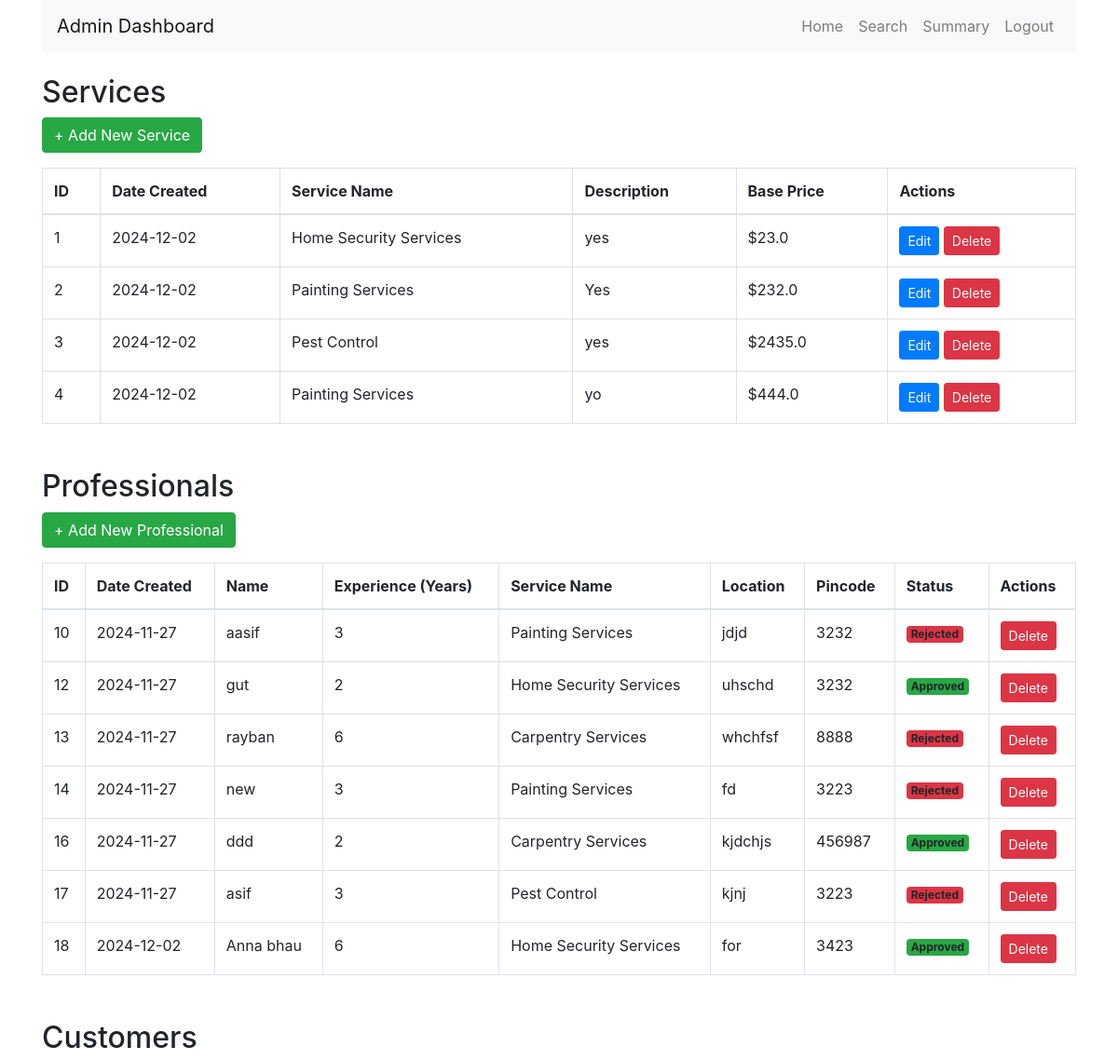
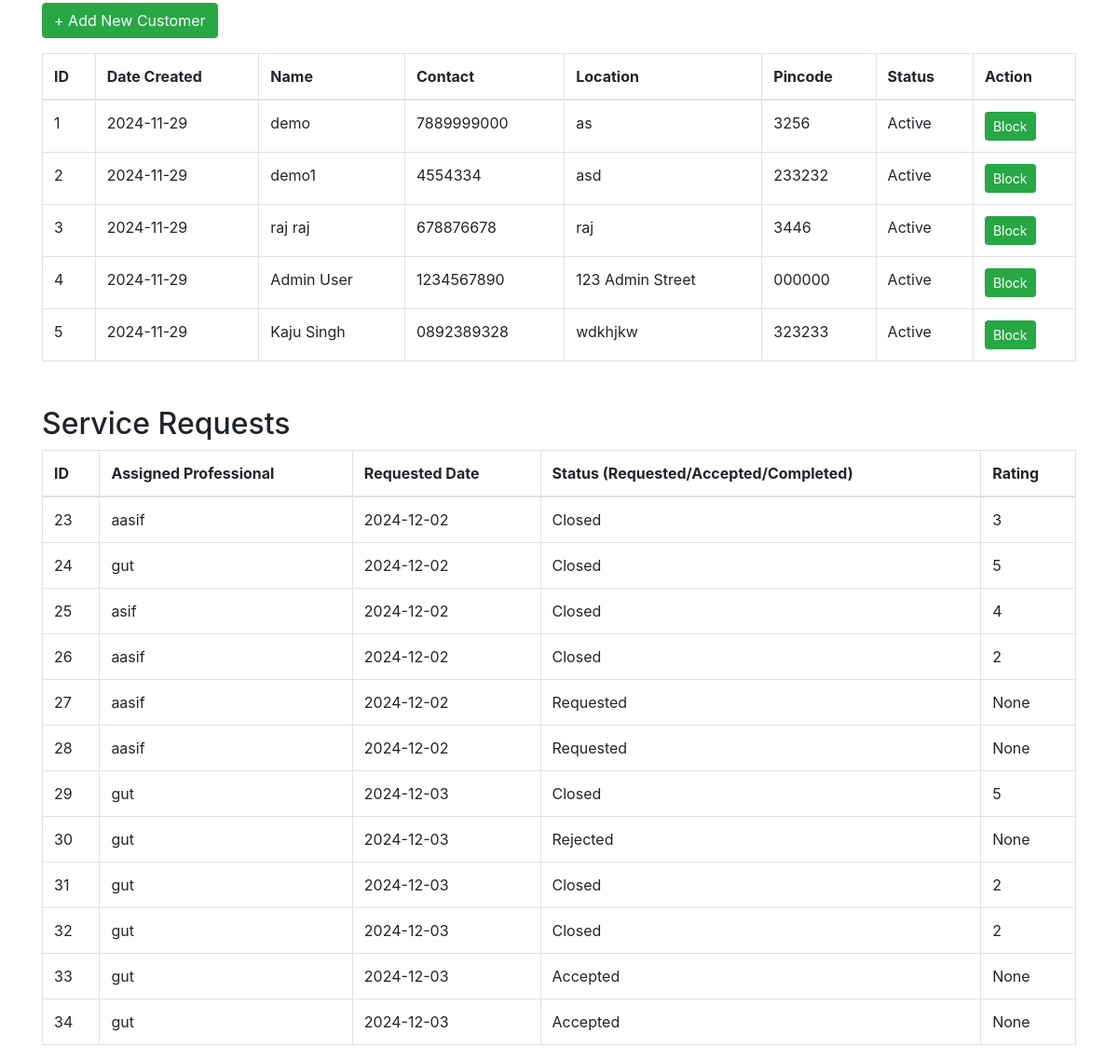
The page /admin on the database its author committed (2 pictures, top to bottom).
### models.py (models this page shows, shortened)
class Service(db.Model):
    __tablename__ = 'service'
    service_id = db.Column(db.Integer, primary_key=True, autoincrement=True, nullable=False)
    user_id = db.Column(db.Integer, db.ForeignKey('users.user_id'), default=1, nullable=True)
    prof_id = db.Column(db.Integer, db.ForeignKey('service_professionals.prof_id'), default=1, nullable=True)
    name = db.Column(db.String(100), nullable=True)
    new_service_name = db.Column(db.String(100), nullable=True)
    description = db.Column(db.Text, nullable=True)
    base_price = db.Column(db.Float, nullable=False)
    date_created = db.Column(db.DateTime, default=datetime.utcnow)
    image = db.Column(db.String(255), nullable=True)

class ServiceProfessional(UserMixin, db.Model):
    __tablename__ = 'service_professionals'
    prof_id = db.Column(db.Integer, primary_key=True, autoincrement=True, nullable=False)  # Auto-increment primary key
    username = db.Column(db.String(255), unique=True, nullable=False)  # Unique username
    password = db.Column(db.String(200), nullable=False)  # Store hashed password
    prof_name = db.Column(db.String(250), nullable=False)  # Name of the professional
    service_type = db.Column(db.String(100), nullable=False)  # Type of service offered
    experience = db.Column(db.String(100), nullable=False)  # Years of experience
    address = db.Column(db.Text, nullable=False)  # Address
    contact = db.Column(db.String(15), nullable=False)  # Contact number
    pincode = db.Column(db.String(10), nullable=False)  # Pincode/ZIP code
    date_created = db.Column(db.DateTime, default=func.now(), nullable=False)  # Automatically set to current timestamp
    status = db.Column(db.Text, default=ProfessionalStatus.PENDING, nullable=False)  # Status stored as text
    role = db.Column(db.String(50), default='service_professional', nullable=False)
    service_requests = db.relationship('ServiceRequest', backref='service_professionals', lazy=True)

class User(UserMixin, db.Model):
    __tablename__ = 'users'
    user_id = db.Column(db.Integer, primary_key=True, autoincrement=True, nullable=False)
    username = db.Column(db.String(255), unique=True, nullable=False)
    password = db.Column(db.String(200), nullable=False)
    user_name = db.Column(db.String(250), nullable=False)
    address = db.Column(db.Text, nullable=False)
    contact = db.Column(db.String(15), nullable=False)
    date_created = db.Column(db.DateTime, default=func.now(), nullable=False)
    pincode = db.Column(db.String(10), nullable=False)
    status = db.Column(db.String(20), default='Active')  # Possible values: 'Active', 'Blocked'
    role = db.Column(db.String(50), nullable=False)

class ServiceRequest(db.Model):
    __tablename__ = 'service_requests'
    req_id = db.Column(db.Integer, primary_key=True, autoincrement=True, nullable=False)
    user_id = db.Column(db.Integer, db.ForeignKey('users.user_id'), nullable=True)
    service_id = db.Column(db.Integer, db.ForeignKey('service.service_id'), nullable=True)
    prof_id = db.Column(db.Integer, db.ForeignKey('service_professionals.prof_id'), nullable=True)
    status = db.Column(db.String(20), default='Requested', nullable=False)
    rating = db.Column(db.Integer)
    remarks = db.Column(db.String(255))
    requested_date = db.Column(db.DateTime, default=datetime.utcnow, nullable=False)
    close_date = db.Column(db.DateTime, default=datetime.utcnow, nullable=False)
    service = db.relationship('Service', backref='requests')
    professional = db.relationship('ServiceProfessional', backref='requests')

### admin_routes.py (the view)
@admin_bp.route('/admin')
def home():
    services = Service.query.all()
    professionals = ServiceProfessional.query.all()
    service_requests = ServiceRequest.query.all()
    customers = User.query.all()
    return render_template('admin_panel/admin_dashboard.html', services=services,
                           professionals=professionals, service_requests=service_requests, customers=customers)

### templates/admin_panel/admin_dashboard.html (shortened to what this page needs)
{% extends "admin_panel/base.html" %}
{% block content %}
<div class="container">
    <nav class="navbar navbar-expand-lg navbar-light bg-light mb-4">
        <a class="navbar-brand" href="#">Admin Dashboard</a>
        <div class="collapse navbar-collapse" id="navbarNav">
            <ul class="navbar-nav ml-auto">
                <li class="nav-item"><a class="nav-link" href="{{ url_for('main.admin_dashboard') }}">Home</a></li>
                <li class="nav-item"><a class="nav-link" href="{{ url_for('admin.search') }}">Search</a></li>
                <li class="nav-item"><a class="nav-link" href="{{ url_for('admin.summary') }}">Summary</a></li>
                <li class="nav-item"><a class="nav-link" href="{{ url_for('auth.logout') }}">Logout</a></li>
            </ul>
        </div>
    </nav>
    <div class="mb-5">
        <h2>Services</h2>
        <a href="{{ url_for('admin.add_service') }}" class="btn btn-success mb-3">+ Add New Service</a>
        <table class="table table-bordered">
            <thead>
                <tr>
                    <th>ID</th>
                    <th>Date Created</th>
                    <th>Service Name</th>
                    <th>Description</th>
                    <th>Base Price</th>
                    <th>Actions</th>
                </tr>
            </thead>
            <tbody>
                {% for service in services %}
                <tr>
                    <td>{{ service.service_id }}</td>
                    <td>{{ service.date_created.strftime('%Y-%m-%d') }}</td>
                    <td>{{ service.name }}</td>
                    <td>{{ service.description }}</td>
                    <td>${{ service.base_price }}</td>
                    <td>
                        <a href="{{ url_for('admin.edit_service', service_id=service.service_id) }}" class="btn btn-primary btn-sm">Edit</a>
                        <a href="{{ url_for('admin.delete_service', service_id=service.service_id) }}" class="btn btn-danger btn-sm">Delete</a>
                    </td>
                </tr>
                {% endfor %}
            </tbody>
        </table>
    </div>
    <div class="mb-5">
        <h2>Professionals</h2>
        <a href="{{ url_for('admin.add_professional') }}" class="btn btn-success mb-3">+ Add New Professional</a>
        <table class="table table-bordered">
            <thead>
                <tr>
                    <th>ID</th>
                    <th>Date Created</th>
                    <th>Name</th>
                    <th>Experience (Years)</th>
                    <th>Service Name</th>
                    <th>Location</th>
                    <th>Pincode</th>
                    <th>Status</th>
                    <th>Actions</th>
                </tr>
            </thead>
            <tbody>
                {% for professional in professionals %}
                <tr>
                    <td>{{ professional.prof_id }}</td>
                    <td>{{ professional.date_created.strftime('%Y-%m-%d') if professional.date_created else 'N/A' }}</td>
                    <td>{{ professional.prof_name }}</td>
                    <td>{{ professional.experience or 'N/A' }}</td>
                    <td>{{ professional.service_type }}</td>
                    <td>{{ professional.address }}</td>
                    <td>{{ professional.pincode }}</td>
                    <td>
                        {% if professional.status == 'PENDING' %}
                            <span class="badge bg-warning">Pending</span>
                        {% elif professional.status == 'APPROVED' %}
                            <span class="badge bg-success">Approved</span>
                        {% elif professional.status == 'REJECTED' %}
                            <span class="badge bg-danger">Rejected</span>
                        {% endif %}
                    </td>
                    <td>
                        <a href="{{ url_for('admin.delete_professional', professional_id=professional.prof_id) }}" class="btn btn-danger btn-sm">Delete</a>
                    </td>
                </tr>
                {% endfor %}
            </tbody>
        </table>
    </div>
    <div class="mb-5">
        <h2>Customers</h2>
        <a href="{{ url_for('admin.add_customer') }}" class="btn btn-success mb-3">+ Add New Customer</a>
        <table class="table table-bordered">
            <thead>
                <tr>
                    <th>ID</th>
                    <th>Date Created</th>
                    <th>Name</th>
                    <th>Contact</th>
                    <th>Location</th>
                    <th>Pincode</th>
                    <th>Status</th>
                    <th>Action</th>
                </tr>
            </thead>
            <tbody>
                {% for customer in customers %}
                <tr>
                    <td>{{ customer.user_id }}</td>
                    <td>{{ customer.date_created.strftime('%Y-%m-%d') if customer.date_created else 'N/A' }}</td>
                    <td>{{ customer.user_name }}</td>
                    <td>{{ customer.contact }}</td>
                    <td>{{ customer.address }}</td>
                    <td>{{ customer.pincode }}</td>
                    <td>{{ customer.status }}</td>
                    <td>
                        {% if customer.status == 'Active' %}
                            <a href="{{ url_for('admin.block_customer', customer_id=customer.user_id) }}" class="btn btn-success btn-sm">Block</a>
                        {% else %}
                            <a href="{{ url_for('admin.unblock_customer', customer_id=customer.user_id) }}" class="btn btn-success btn-sm">Unblock</a>
                        {% endif %}
                    </td>
                </tr>
                {% endfor %}
            </tbody>
        </table>
    </div>
    <div>
        <h2>Service Requests</h2>
        <table class="table table-bordered">
            <thead>
                <tr>
                    <th>ID</th>
                    <th>Assigned Professional</th>
                    <th>Requested Date</th>
                    <th>Status (Requested/Accepted/Completed)</th>
                    <th>Rating</th>
                </tr>
            </thead>
            <tbody>
                {% for request in service_requests %}
                <tr>
                    <td>{{ request.req_id }}</td>
                    <td>{{ request.service_professionals.prof_name }}</td>
                    <td>{{ request.requested_date.strftime('%Y-%m-%d') }}</td>
                    <td>{{ request.status }}</td>
                    <td>{{ request.rating }}</td>
                </tr>
                {% endfor %}
            </tbody>
        </table>
    </div>
</div>
{% endblock %}

### rows shown on the page
Service: service_id "1", date_created "2024-12-02", name "Home Security Services", description "yes", base_price "23.0"
Service: service_id "2", date_created "2024-12-02", name "Painting Services", description "Yes", base_price "232.0"
Service: service_id "3", date_created "2024-12-02", name "Pest Control", description "yes", base_price "2435.0"
Service: service_id "4", date_created "2024-12-02", name "Painting Services", description "yo", base_price "444.0"
ServiceProfessional: prof_id "10", date_created "2024-11-27", prof_name "aasif", experience "3", service_type "Painting Services", address "jdjd", pincode "3232", status "Rejected"
ServiceProfessional: prof_id "12", date_created "2024-11-27", prof_name "gut", experience "2", service_type "Home Security Services", address "uhschd", pincode "3232", status "Approved"
ServiceProfessional: prof_id "13", date_created "2024-11-27", prof_name "rayban", experience "6", service_type "Carpentry Services", address "whchfsf", pincode "8888", status "Rejected"
ServiceProfessional: prof_id "14", date_created "2024-11-27", prof_name "new", experience "3", service_type "Painting Services", address "fd", pincode "3223", status "Rejected"
ServiceProfessional: prof_id "16", date_created "2024-11-27", prof_name "ddd", experience "2", service_type "Carpentry Services", address "kjdchjs", pincode "456987", status "Approved"
ServiceProfessional: prof_id "17", date_created "2024-11-27", prof_name "asif", experience "3", service_type "Pest Control", address "kjnj", pincode "3223", status "Rejected"
ServiceProfessional: prof_id "18", date_created "2024-12-02", prof_name "Anna bhau", experience "6", service_type "Home Security Services", address "for", pincode "3423", status "Approved"
User: user_id "1", date_created "2024-11-29", user_name "demo", contact "7889999000", address "as", pincode "3256", status "Active"
User: user_id "2", date_created "2024-11-29", user_name "demo1", contact "4554334", address "asd", pincode "233232", status "Active"
User: user_id "3", date_created "2024-11-29", user_name "raj raj", contact "678876678", address "raj", pincode "3446", status "Active"
User: user_id "4", date_created "2024-11-29", user_name "Admin User", contact "1234567890", address "123 Admin Street", pincode "000000", status "Active"
User: user_id "5", date_created "2024-11-29", user_name "Kaju Singh", contact "0892389328", address "wdkhjkw", pincode "323233", status "Active"
ServiceRequest: req_id "23", service_professionals.prof_name "aasif", requested_date "2024-12-02", status "Closed", rating "3"
ServiceRequest: req_id "24", service_professionals.prof_name "gut", requested_date "2024-12-02", status "Closed", rating "5"
ServiceRequest: req_id "25", service_professionals.prof_name "asif", requested_date "2024-12-02", status "Closed", rating "4"
ServiceRequest: req_id "26", service_professionals.prof_name "aasif", requested_date "2024-12-02", status "Closed", rating "2"
ServiceRequest: req_id "27", service_professionals.prof_name "aasif", requested_date "2024-12-02", status "Requested", rating "None"
ServiceRequest: req_id "28", service_professionals.prof_name "aasif", requested_date "2024-12-02", status "Requested", rating "None"
ServiceRequest: req_id "29", service_professionals.prof_name "gut", requested_date "2024-12-03", status "Closed", rating "5"
ServiceRequest: req_id "30", service_professionals.prof_name "gut", requested_date "2024-12-03", status "Rejected", rating "None"
ServiceRequest: req_id "31", service_professionals.prof_name "gut", requested_date "2024-12-03", status "Closed", rating "2"
ServiceRequest: req_id "32", service_professionals.prof_name "gut", requested_date "2024-12-03", status "Closed", rating "2"
ServiceRequest: req_id "33", service_professionals.prof_name "gut", requested_date "2024-12-03", status "Accepted", rating "None"
ServiceRequest: req_id "34", service_professionals.prof_name "gut", requested_date "2024-12-03", status "Accepted", rating "None"
